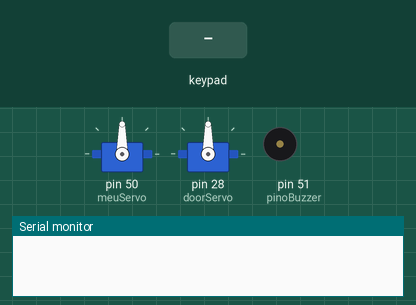
Simulated run of this program. Board: Arduino Mega 2560, built with avr-gcc and run on an emulated ATmega2560. Parts: 2 × servo, buzzer (waves = sounding), the last lines printed to the serial monitor. The test bench sets the inputs (shaded band).

Above: at 1.2 s.
1.3 s: keypad keys 1 9 2 8 6 3 pressed 0.4 s apart
At 4.6 s:
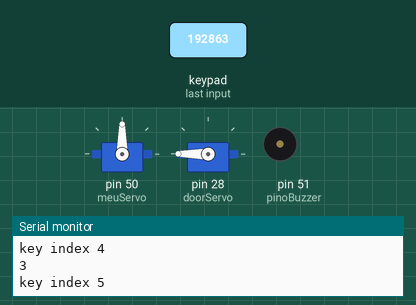
5.2 s: key 'A' pressed
At 5.28 s:
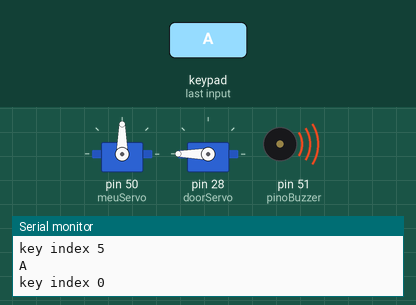
8.3 s: key 'B' pressed
At 9.3 s:
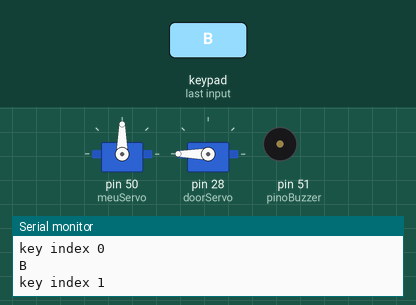
9.8 s: keypad keys 1 9 2 8 6 3 # pressed 0.4 s apart
At 10.07 s:
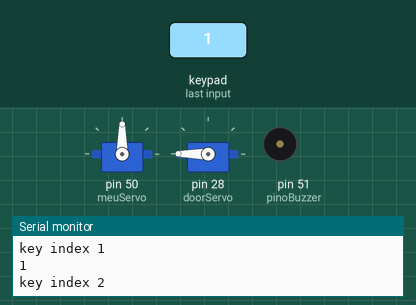
Timing chart, 0 to 13.9 s (numbered marks = the images above; inputs shaded):
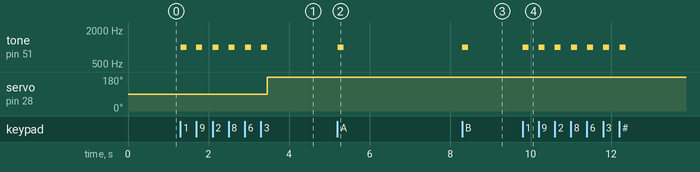

The program:

main.cpp
```cpp
#include <Arduino.h>
#include <Servo.h>
#include <Keypad.h> // Biblioteca do codigo
#include <Wire.h>
void openGate();
void closeGate();
void openDoor();
void closeDoor();

String x = "";
const int pinoBuzzer = 51; // PINO DIGITAL UTILIZADO PELO LED]

bool closed = true;
bool closedDoor = true;
bool doorCodeOpen = false;

bool alarm_triggered = false;

const int pinPir = 49;
const int pinDht = 12;

const int trig = 11;
const int echo = 10;
bool isemiting;
int current_time_millis;
int time_passed_millis;

int key_index = 0;

const int ledCasa1 = 38;
const int ledCasa2 = 42;
const int ledGaragem = 46;

bool alarm;

Servo meuServo;
Servo doorServo;

const byte LINHAS = 4;
const byte COLUNAS = 4;

const char TECLAS_MATRIZ[LINHAS][COLUNAS] = { // Matriz de caracteres (mapeamento do teclado)
    {'1', '2', '3', 'A'},
    {'4', '5', '6', 'B'},
    {'7', '8', '9', 'C'},
    {'*', '0', '#', 'D'}};

const char SENHA[] = {'1', '9', '2', '8', '6', '3'};
char TENTATIVA[6];

const byte PINOS_LINHAS[LINHAS] = {2, 3, 4, 5};   // Pinos de conexao com as linhas do teclado
const byte PINOS_COLUNAS[COLUNAS] = {6, 7, 8, 9}; // Pinos de conexao com as colunas do teclado

Keypad teclado_personalizado = Keypad(makeKeymap(TECLAS_MATRIZ), PINOS_LINHAS, PINOS_COLUNAS, LINHAS, COLUNAS); // Inicia teclado

// teclado matrixial 2/9

void setup()
{
  Wire.begin();
  Serial.begin(9600);
  Serial.setTimeout(1);

  pinMode(3, OUTPUT);
  pinMode(4, OUTPUT);
  pinMode(5, OUTPUT);

  pinMode(pinoBuzzer, OUTPUT);

  meuServo.attach(50);
  doorServo.attach(28);

  pinMode(echo, INPUT);
  pinMode(trig, OUTPUT);
  digitalWrite(trig, LOW);
  pinMode(pinPir, INPUT);
  isemiting = false;
  closeGate();
}

void action()
{
  String action = x.substring(0, x.indexOf(" "));
  String valor = x.substring(x.indexOf(" ") + 1);

  if (action == "true")
  {
    if (valor == "room")
    {
      digitalWrite(ledCasa1, 1);
    }

    else if (valor == "bedroom")
    {
      digitalWrite(ledCasa2, 1);
    }

    else if (valor == "kitchen")
    {
      digitalWrite(ledGaragem, 1);
    }

    else if (valor == "alarm")
    {
      alarm = true;
    }

    else if (valor == "gate")
    {
      openGate();
    }

    else if (valor == "soundalarm")
    {
      tone(pinoBuzzer, 1000);
    }

    else if (valor == "door")
    {
      openDoor();
    }

    Serial.println(valor + " ON");

    return;
  }

  if (action == "false")
  {
    if (valor == "room")
    {
      digitalWrite(ledCasa1, 0);
    }

    else if (valor == "bedroom")
    {
      digitalWrite(ledCasa2, 0);
    }

    else if (valor == "kitchen")
    {
      digitalWrite(ledGaragem, 0);
    }

    else if (valor == "alarm")
    {

      alarm = false;
    }

    else if (valor == "gate")
    {
      closeGate();
    }

    else if (valor == "soundalarm")
    {

      noTone(pinoBuzzer);
    }

    else if (valor == "door")
    {
      closeDoor();
    }

    Serial.println(valor + " OFF");

    return;
  }

  Serial.println("Error: invalid param (" + x + ")");
}
void openGate()
{
  if (closed)
  {
    meuServo.write(180);
  }
  closed = false;
}

void closeGate()
{
  if (!closed)
  {
    meuServo.write(90);
  }
  closed = true;
}

void openDoor()
{
  if (closedDoor)
  {
    doorServo.write(180);
  }
  closedDoor = true;
}

void closeDoor()
{
  if (!closedDoor && !doorCodeOpen)
  {
    doorServo.write(90);
  }
  closedDoor = false;
}

double measure_distance()
{
  unsigned long duration = pulseIn(echo, HIGH);
  return duration * 0.034 / 2;
}
bool check_key()
{
  if (key_index < 6)
  {
    return false;
  }

  for (int j = 0; j < 6; j++)
    {
      if (TENTATIVA[j] != SENHA[j])
      {

        key_index = 0;
        return false;
      }
    }

  key_index = 0;

  return true;
}

void keypad_handler()
{

  char pressed = teclado_personalizado.getKey();

  if (pressed == 'C') {
    doorCodeOpen = false;
    key_index = 0;
    Serial.println("Closing Door");
    closeDoor();

    return;
  }

  if (!pressed)
  {
    return;
  }

  Serial.println(pressed);
  Serial.print("key index ");
  Serial.println(key_index);


  tone(pinoBuzzer, 1000);
  delay(150);
  noTone(pinoBuzzer);

  TENTATIVA[key_index++] = pressed;

  if (check_key()) {
    openDoor();
    doorCodeOpen = true;

  }
}

bool readPir() {
  return digitalRead(pinPir) == HIGH;
}
int buzzer_tone = 200;

void alarm_handler() {
  if (alarm_triggered) {
    tone(pinoBuzzer, buzzer_tone+=10);
  }

  if (readPir()) {
    alarm_triggered = true;
  }


}

void loop()
{

  while (Serial.available() > 0)
  {
    char tmp = Serial.read();

    if (tmp == '\0')
    {
      action();
      x = "";
      return;
    }

    x += tmp;

    if (isemiting && (time_passed_millis >= 20))
    {
      digitalWrite(trig, LOW);
      isemiting = false;

      double distance = measure_distance();
      current_time_millis = millis();

      if (distance < 30)
      {
        tone(pinoBuzzer, 1000);
      }
      else
      {
        noTone(pinoBuzzer);
      }
    }
    else if (time_passed_millis >= 80)
    {
      digitalWrite(trig, HIGH);
      isemiting = true;

      current_time_millis = millis();
    }
  }

  keypad_handler();
  // alarm_handler();
}
```

Measured:
- after the input at 1.3 s, tone on pin 51 (pinoBuzzer): alternates 1000 Hz for 0.15 s and silent for 0.25 s, 12 changes in all, then stays silent, starting at once; servo on pin 28 (doorServo): 90° → 180° after 2.2 s
- after the input at 5.2 s, tone on pin 51 (pinoBuzzer): silent → 1000 Hz at once, → silent 0.15 s later
- after the input at 8.3 s, tone on pin 51 (pinoBuzzer): silent → 1000 Hz at once, → silent 0.15 s later
- after the input at 9.8 s, tone on pin 51 (pinoBuzzer): alternates 1000 Hz for 0.15 s and silent for 0.25 s, 14 changes in all, then stays silent, starting at once
